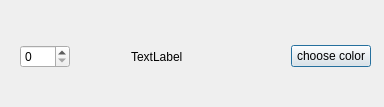
<?xml version="1.0" encoding="UTF-8"?>
<ui version="4.0">
 <class>ChooseColor</class>
 <widget class="QDialog" name="ChooseColor">
  <property name="geometry">
   <rect>
    <x>0</x>
    <y>0</y>
    <width>384</width>
    <height>107</height>
   </rect>
  </property>
  <property name="windowTitle">
   <string>Dialog</string>
  </property>
  <widget class="QWidget" name="">
   <property name="geometry">
    <rect>
     <x>20</x>
     <y>40</y>
     <width>351</width>
     <height>33</height>
    </rect>
   </property>
   <layout class="QHBoxLayout" name="horizontalLayout">
    <item>
     <widget class="QSpinBox" name="spinBox">
      <property name="minimumSize">
       <size>
        <width>50</width>
        <height>0</height>
       </size>
      </property>
     </widget>
    </item>
    <item>
     <spacer name="horizontalSpacer">
      <property name="orientation">
       <enum>Qt::Horizontal</enum>
      </property>
      <property name="sizeHint" stdset="0">
       <size>
        <width>40</width>
        <height>20</height>
       </size>
      </property>
     </spacer>
    </item>
    <item>
     <widget class="QLabel" name="d_block">
      <property name="minimumSize">
       <size>
        <width>100</width>
        <height>0</height>
       </size>
      </property>
      <property name="text">
       <string>TextLabel</string>
      </property>
     </widget>
    </item>
    <item>
     <spacer name="horizontalSpacer_2">
      <property name="orientation">
       <enum>Qt::Horizontal</enum>
      </property>
      <property name="sizeHint" stdset="0">
       <size>
        <width>40</width>
        <height>20</height>
       </size>
      </property>
     </spacer>
    </item>
    <item>
     <widget class="QPushButton" name="pushButton">
      <property name="text">
       <string>choose color</string>
      </property>
     </widget>
    </item>
   </layout>
  </widget>
 </widget>
 <resources/>
 <connections/>
</ui>
